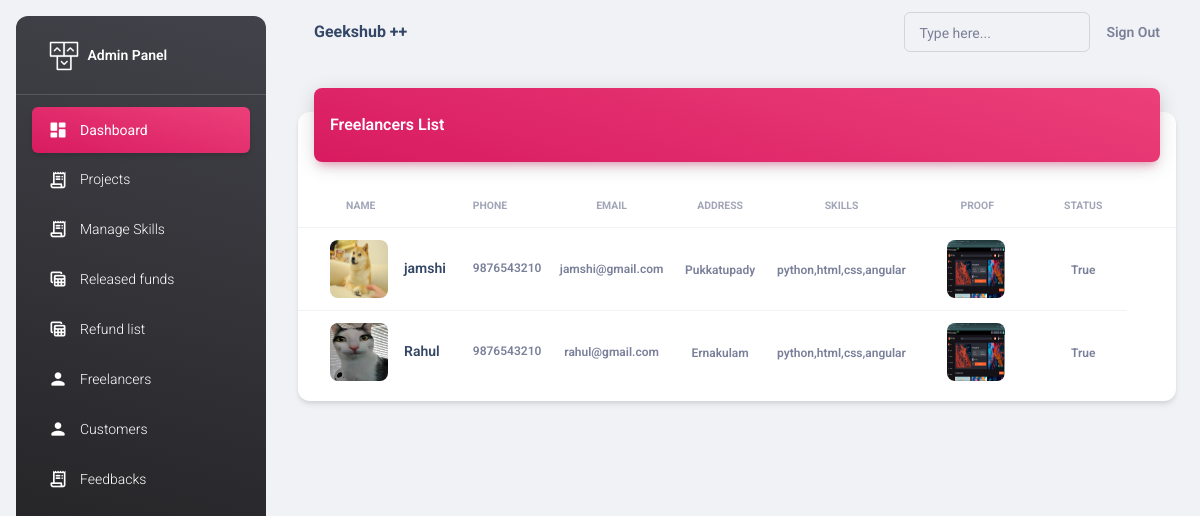
The page /adminapp/coders/ (signed in) on the database its author committed.
### adminapp/models.py (models this page shows, shortened)
class User(AbstractUser):
    ROLE_CHOICES = [
        ("admin","Admin"),
        ("coder", "Coder"),
        ("buyer", "Buyer"),
    ]
    role = models.CharField(max_length=200, choices=ROLE_CHOICES, default="coder")

class Coder(User):
    name = models.CharField(max_length=100)
    phone = models.CharField(max_length=100)
    email_address = models.EmailField()
    address = models.CharField(max_length=100)
    designation=models.CharField(max_length=100)
    gender=models.CharField(max_length=100)
    skills=models.CharField(max_length=100)
    profile = models.ImageField(upload_to="images", null=True)
    bio=models.CharField(max_length=100,null=True)
    rating=models.CharField(max_length=50,null=True)
    status= models.BooleanField(default=True)
    aadhar_image=models.ImageField(upload_to="images", null=True)
    aadhar_no=models.CharField(max_length=100,null=True)
    pan_image=models.ImageField(upload_to="images", null=True)
    pan_no=models.CharField(max_length=100,null=True)

### adminapp/views.py (the view)
# urls.py: path("coders/",views.CoderView.as_view(),name="coders"),
@method_decorator(decs,name="dispatch")
class CoderView(ListView):
    template_name="adminapp/freelancers.html"
    model=Coder
    context_object_name="freelancers"

### adminapp/views.py (called while the page is built)
def signin_required(fn):
    def wrapper(request,*args,**kwargs):
        if not request.user.is_authenticated:
            messages.error(request,"invalid session!..please login")
            return redirect("adminsignin")
        else:
            return fn(request,*args,**kwargs)
    return wrapper

def is_admin(fn):
    def wrapper(request,*args,**kwargs):
        if not request.user.is_superuser:
            messages.error(request,"Permission denied for current user !")
            return redirect("adminsignin")
        else:
            return fn(request,*args,**kwargs)
    return wrapper

### adminapp/templates/adminapp/freelancers.html (shortened to what this page needs)
{%extends 'adminapp/base.html'%}
{%load static%}
{%block body_block%}
<div class="container-fluid py-4">
    <div class="row">
      <div class="col-12">
        <div class="card my-4">
          <div class="card-header p-0 position-relative mt-n4 mx-3 z-index-2">
            <div class="bg-gradient-primary shadow-primary border-radius-lg pt-4 pb-3">
              <h6 class="text-white text-capitalize ps-3">Freelancers List</h6>
            </div>
          </div>
          <div class="card-body px-0 pb-2">
            <div class="table-responsive p-0">
              <table class="table align-items-center mb-0">
                <thead>
                  <tr>
                    <th class="text-uppercase text-secondary text-xxs font-weight-bolder opacity-7 ps-5">Name</th>
                    <th class="text-uppercase text-secondary text-xxs font-weight-bolder opacity-7 ps-2">Phone</th>
                    <th class="text-center text-uppercase text-secondary text-xxs font-weight-bolder opacity-7">Email</th>
                    <th class="text-center text-uppercase text-secondary text-xxs font-weight-bolder opacity-7">Address</th>
                    <th class="text-center text-uppercase text-secondary text-xxs font-weight-bolder opacity-7">skills</th>
                    <th class="text-center text-uppercase text-secondary text-xxs font-weight-bolder opacity-7">proof</th>
                    <th class="text-center text-uppercase text-secondary text-xxs font-weight-bolder opacity-7">status</th>
                    <th class="text-secondary opacity-7"></th>
                  </tr>
                </thead>
                <tbody>
                    {%for f in freelancers%}
                        <tr>
                            <td>
                                <div class="d-flex px-2 py-1 ps-4">
                                    <div>
                                    <img src="{{f.profile.url}}" class="avatar avatar-lg me-3 border-radius-lg">
                                    </div>
                                    <div class="d-flex flex-column justify-content-center">
                                    <h6 class="mb-0 text-sm">{{f.name}}</h6>
                                    </div>
                                </div>
                            </td>
                            <td>
                                <p class="text-xs font-weight-bold mb-0">{{f.phone}}</p>
                            </td>
                            <td class="align-middle text-center text-sm">
                                <span class="text-secondary text-xs font-weight-bold">{{f.email_address}}</span>
                            </td>
                            <td class="align-middle text-center">
                                <span class="text-secondary text-xs font-weight-bold">{{f.address}}</span>
                            </td>
                            <td class="align-middle text-center">
                              <span class="text-secondary text-xs font-weight-bold">{{f.skills}}</span>
                            </td>
                            <td>
                              <div class="d-flex px-2 py-1 ps-4">
                                  <div>
                                  <img src="{{f.aadhar_image.url}}" class="avatar avatar-lg me-3 border-radius-lg">
                                  </div>
                                  </div>
                              </div>
                            <td class="align-middle text-center">
                                <span class="text-secondary text-xs font-weight-bold">{{f.status}}</span>
                            </td>
                    {%endfor%}
            </div>
          </div>
        </div>
      </div>
{%endblock%}

### adminapp/templates/adminapp/freelancers.html (style rules this page uses)
.card-header { position: relative; z-index: 1; }

### rows shown on the page
Coder: profile (picture), name "jamshi", phone "9876543210", email_address "jamshi@gmail.com", address "Pukkatupady", skills "python,html,css,angular", aadhar_image (picture), status "True"
Coder: profile (picture), name "Rahul", phone "9876543210", email_address "rahul@gmail.com", address "Ernakulam", skills "python,html,css,angular", aadhar_image (picture), status "True"
